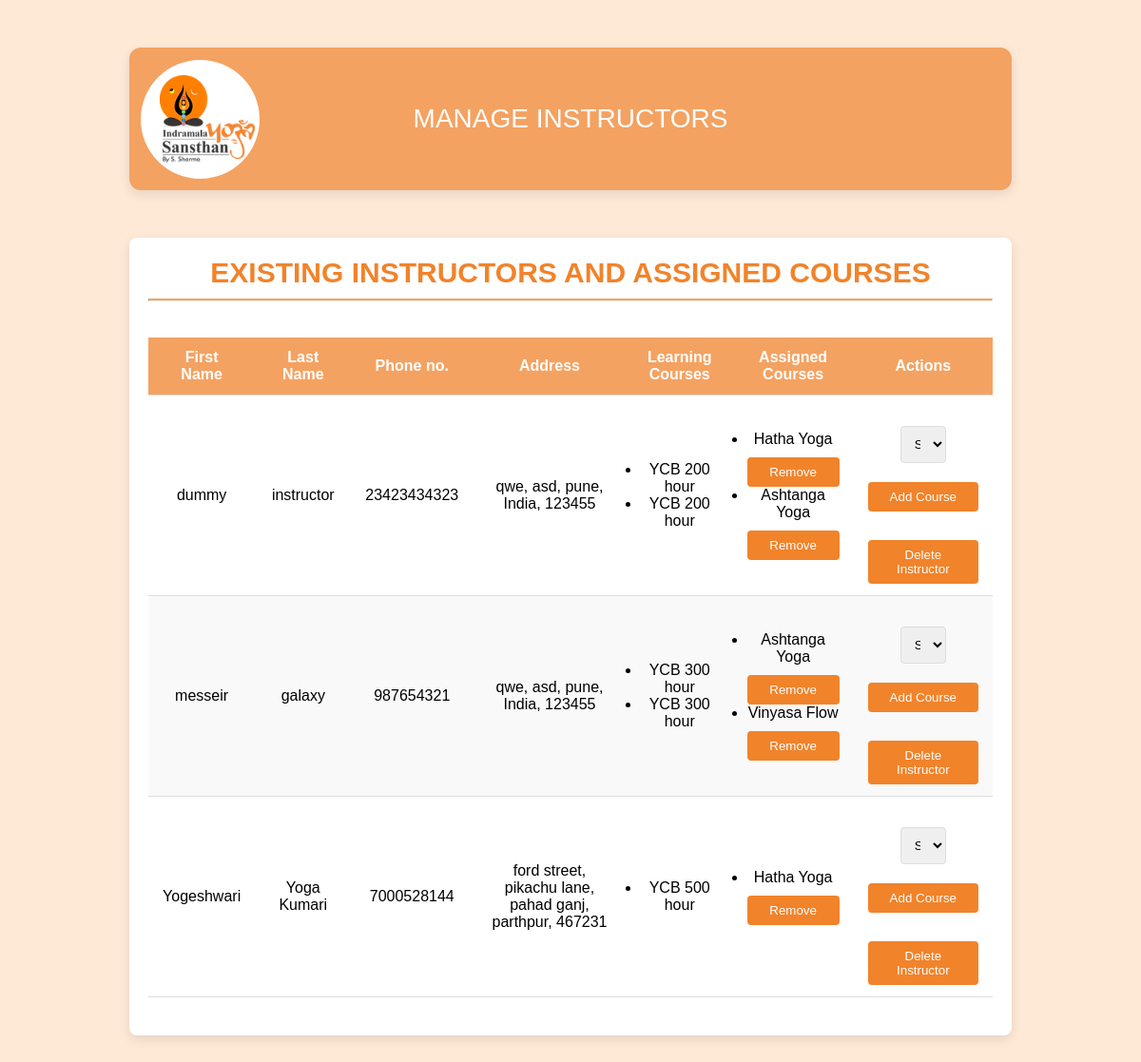
/edit_instructors, run on the app's committed database.
### tables this page shows
CREATE TABLE course (
    CID INTEGER PRIMARY KEY AUTOINCREMENT,
    Course_name TEXT,
    Price REAL,
    to_date TEXT,
    from_date TEXT
);

CREATE TABLE instructors (
    TID INTEGER PRIMARY KEY AUTOINCREMENT,
    name TEXT,
    lastname TEXT,
    Ph_no TEXT,
    DOB TEXT,
    Address TEXT,
    reference TEXT,
    password TEXT
);

CREATE TABLE instructor_learning (
    ID INTEGER PRIMARY KEY AUTOINCREMENT,
    TID INTEGER,
    Course_name TEXT,
    FOREIGN KEY (TID) REFERENCES instructors(TID)
);

### main.py (the view)
@app.route('/edit_instructors')
def edit_instructors():
    db = get_db()
    cursor = db.cursor()
    cursor.execute('''
        SELECT i.TID, i.name, i.lastname, i.Ph_no, i.Address, c.CID, c.Course_name, il.Course_name AS learning_course
        FROM instructors i
        LEFT JOIN instructor_teaching it ON i.TID = it.TID
        LEFT JOIN course c ON it.CID = c.CID
        LEFT JOIN instructor_learning il ON i.TID = il.TID
    ''')
    instructors_data = cursor.fetchall()
    instructors = {}
    for row in instructors_data:
        tid = row[0]
        if tid not in instructors:
            instructors[tid] = {
                'tid': tid,
                'name': row[1],
                'lastname': row[2],
                'phone': row[3],
                'address': row[4],
                'courses': [],
                'learning_courses': []
            }
        if row[5]:
            instructors[tid]['courses'].append({'cid': row[5], 'name': row[6]})
        if row[7]:
            instructors[tid]['learning_courses'].append(row[7])
    instructors = list(instructors.values())
    cursor.execute('SELECT CID, Course_name FROM course')
    all_courses = cursor.fetchall()
    return render_template('instructors.html', instructors=instructors, all_courses=all_courses)

### main.py (called while the page is built)
def get_db():
    if 'db' not in g:
        g.db = sqlite3.connect('./instances/YWS.db')
    return g.db

### templates/instructors.html (shortened to what this page needs)
<!DOCTYPE html>
<html lang="en">
<head>
    <link rel="stylesheet" href="/static/styles/instructors.css">
</head>
<body>
    <div class="header">
        <div class="logo">
            <img src="/static/assets/website_icon.webp" alt="Logo">
        </div>
        <div class="header1">
            <p class="head-txt">MANAGE INSTRUCTORS</p>
        </div>
    </div>
    <div class="container">
        <div class="ext-inst">
            <h3>EXISTING INSTRUCTORS AND ASSIGNED COURSES</h3>
            <hr>
            <br>
            <table>
                <thead>
                    <tr>
                        <th>First Name</th>
                        <th>Last Name</th>
                        <th>Phone no.</th>
                        <th>Address</th>
                        <th>Learning Courses</th>
                        <th>Assigned Courses</th>
                        <th>Actions</th>
                    </tr>
                </thead>
                <tbody>
                    {% for instructor in instructors %}
                    <tr>
                        <td>{{ instructor.name }}</td>
                        <td>{{ instructor.lastname }}</td>
                        <td>{{ instructor.phone }}</td>
                        <td>{{ instructor.address }}</td>
                        <td>
                            <ul>
                                {% for learning_course in instructor.learning_courses %}
                                <li>{{ learning_course }}</li>
                                {% endfor %}
                            </ul>
                        </td>
                        <td>
                            <ul>
                                {% for course in instructor.courses %}
                                <li>
                                    {{ course.name }}
                                    <form action="{{ url_for('remove_instructor_course', tid=instructor.tid, cid=course.cid) }}" method="POST" style="display:inline;">
                                        <button type="submit" class="remove-btn">Remove</button>
                                    </form>
                                </li>
                                {% endfor %}
                            </ul>
                        </td>
                        <td>
                            <form action="{{ url_for('add_instructor_course', tid=instructor.tid) }}" method="POST">
                                <select name="course" required>
                                    <option value="" disabled selected>Select a course</option>
                                </select>
                                <button type="submit">Add Course</button>
                            </form>
                            <form action="{{ url_for('delete_instructor_enrollment', tid=instructor.tid) }}" method="POST" onsubmit="return confirm('Are you sure you want to delete this instructor?');">
                                <button type="submit" class="delete-btn">Delete Instructor</button>
                            </form>
                        </td>
                    </tr>
                    {% endfor %}
                </tbody>
            </table>
        </div>
    </div>
</body>
</html>

### static/styles/instructors.css (style rules this page uses)
* { margin: 0; padding: 0; box-sizing: border-box; font-family: 'Arial', sans-serif; }
.header { height: 150px; width: 80%; background-color: #f4a261; border-radius: 12px; margin: 30px auto; display: flex; align-items: center; justify-content: flex-start; padding: 12px; position: relative; box-shadow: 0px 4px 12px rgba(0, 0, 0, 0.1); }
.logo { height: 125px; width: 125px; border-radius: 50%; background-color: white; display: flex; justify-content: center; align-items: center; }
.logo img { margin-left: 15px; width: 100px; }
.header1 { position: absolute; left: 50%; transform: translateX(-50%); text-align: center; }
.head-txt { color: white; font-size: 28px; }
body { background-color: #fee9d7; padding: 20px; display: flex; flex-direction: column; justify-content: flex-start; align-items: center; min-height: 100vh; transition: opacity 0.5s ease-in; opacity: 0; }
body.loaded { opacity: 1; }
h3 { text-align: center; color: #f1832a; margin-bottom: 10px; font-size: 30px; }
.ext-inst { width: 80%; background-color: white; box-shadow: 0px 4px 12px rgba(0, 0, 0, 0.1); padding: 20px; border-radius: 8px; margin-top: 20px; margin: 20px auto; }
table { width: 100%; border-collapse: collapse; margin: 20px 0; }
thead { background-color: #f4a261; color: white; }
th, td { padding: 12px 15px; text-align: center; border-bottom: 1px solid #ddd; }
tbody tr:nth-child(even) { background-color: #f9f9f9; }
form { display: flex; flex-wrap: wrap; justify-content: center; align-items: center; margin-top: 20px; }
form input, form select { width: 48%; padding: 10px; border: 1px solid #ddd; border-radius: 4px; margin-bottom: 10px; }
form input[type="text"], form input[type="date"], form input[type="password"], form select { width: calc(50% - 10px); }
button { background-color: #f1832a; color: white; border: none; padding: 8px 12px; border-radius: 4px; cursor: pointer; transition: background-color 0.3s; margin-top: 10px; width: 100%; }
hr { border-top: 2px solid #f4a261; }

### data on the page
course: name "dummy", lastname "instructor", phone "23423434323", address "qwe, asd, pune, India, 123455", name "Hatha Yoga", name "Yogeshwari", lastname "Yoga Kumari", phone "7000528144", address "ford street, pikachu lane, pahad ganj, parthpur, 467231"
instructor_learning: Course_name "YCB 200 hour"
course: name "Ashtanga Yoga", name "messeir", lastname "galaxy", phone "987654321", address "qwe, asd, pune, India, 123455"
instructor_learning: Course_name "YCB 300 hour"
course: name "Vinyasa Flow"
instructor_learning: Course_name "YCB 500 hour"
